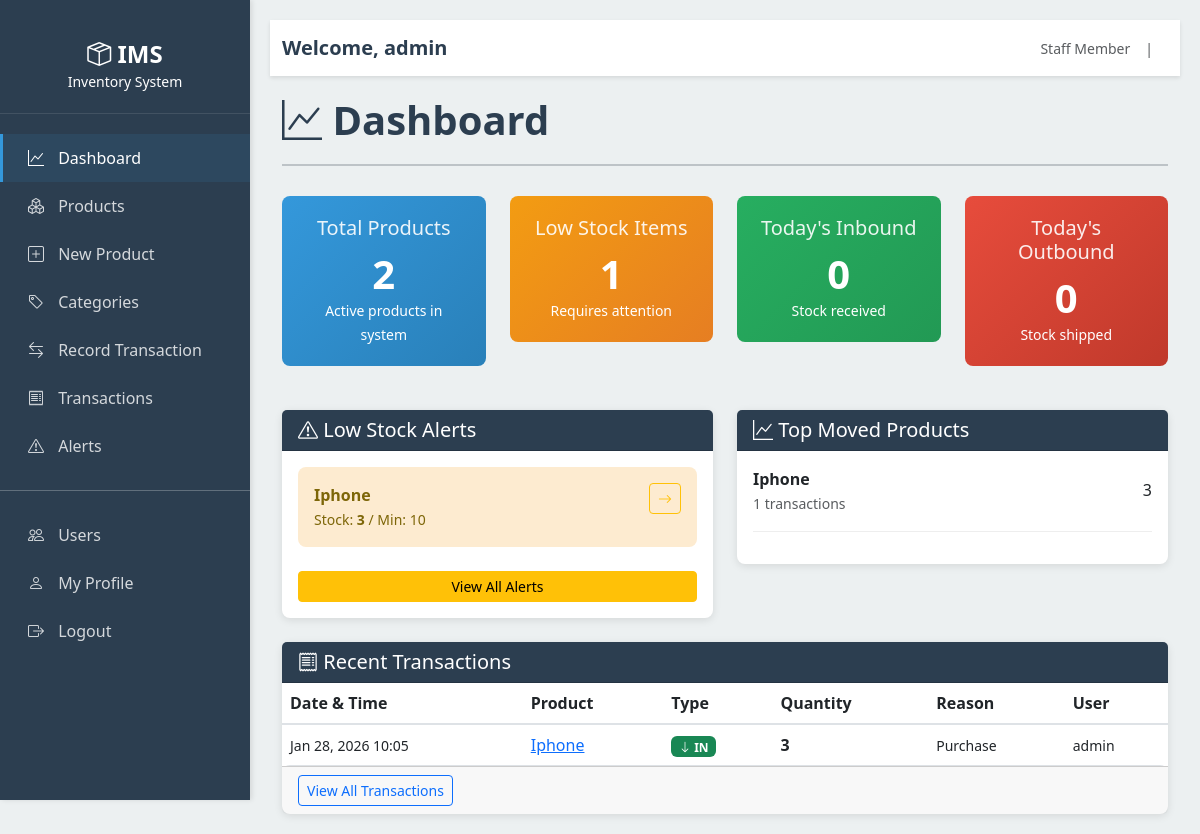
The app's page / (signed in) with its own data.
### accounts/models.py (models this page shows, shortened)
class UserProfile(models.Model):
    ROLE_CHOICES = [
        ('admin', 'Administrator'),
        ('staff', 'Staff Member'),
        ('viewer', 'Viewer Only'),
    ]
    user = models.OneToOneField(User, on_delete=models.CASCADE, related_name='profile')
    role = models.CharField(max_length=20, choices=ROLE_CHOICES, default='staff')
    department = models.CharField(max_length=100, blank=True, null=True)
    phone = models.CharField(max_length=20, blank=True, null=True)
    is_active = models.BooleanField(default=True)
    created_at = models.DateTimeField(auto_now_add=True)
    updated_at = models.DateTimeField(auto_now=True)
    class Meta:
        ordering = ['user__first_name']

### inventory/models.py (models this page shows, shortened)
class LowStockAlert(models.Model):
    STATUS_CHOICES = [
        ('active', 'Active'),
        ('resolved', 'Resolved'),
        ('ignored', 'Ignored'),
    ]
    product = models.ForeignKey(Product, on_delete=models.CASCADE, related_name='alerts')
    current_stock = models.PositiveIntegerField()
    minimum_stock = models.PositiveIntegerField()
    status = models.CharField(max_length=20, choices=STATUS_CHOICES, default='active')
    created_at = models.DateTimeField(auto_now_add=True)
    resolved_at = models.DateTimeField(null=True, blank=True)
    resolved_by = models.ForeignKey(User, on_delete=models.SET_NULL, null=True, blank=True, related_name='resolved_alerts')
    class Meta:
        ordering = ['-created_at']

class Product(models.Model):
    UNIT_CHOICES = [
        ('pcs', 'Pieces'),
        ('kg', 'Kilogram'),
        ('liter', 'Liter'),
        ('meter', 'Meter'),
        ('box', 'Box'),
        ('pack', 'Pack'),
    ]
    sku = models.CharField(max_length=50, unique=True, verbose_name="SKU/Code")
    name = models.CharField(max_length=200)
    description = models.TextField(blank=True, null=True)
    category = models.ForeignKey(Category, on_delete=models.SET_NULL, null=True, blank=True)
    unit = models.CharField(max_length=20, choices=UNIT_CHOICES, default='pcs')
    minimum_stock = models.IntegerField(default=10, help_text="Alert when stock falls below this")
    reorder_quantity = models.IntegerField(default=50, help_text="Suggested quantity to reorder")
    price = models.DecimalField(max_digits=10, decimal_places=2, default=0)
    image = models.ImageField(upload_to='products/', blank=True, null=True)
    is_active = models.BooleanField(default=True)
    created_by = models.ForeignKey(User, on_delete=models.SET_NULL, null=True, related_name='created_products')
    created_at = models.DateTimeField(auto_now_add=True)
    updated_at = models.DateTimeField(auto_now=True)
    class Meta:
        ordering = ['name']
        indexes = [
            models.Index(fields=['sku']),
            models.Index(fields=['category']),
            models.Index(fields=['is_active']),
        ]

class StockTransaction(models.Model):
    TRANSACTION_TYPE_CHOICES = [
        ('IN', 'Stock In'),
        ('OUT', 'Stock Out'),
    ]
    TRANSACTION_REASON_CHOICES = [
        ('purchase', 'Purchase'),
        ('return', 'Customer Return'),
        ('adjustment', 'Stock Adjustment'),
        ('donation', 'Donation'),
        ('transfer_in', 'Transfer In'),
        ('sale', 'Sale'),
        ('damage', 'Damage'),
        ('loss', 'Loss/Missing'),
        ('usage', 'Usage/Consumption'),
        ('transfer_out', 'Transfer Out'),
        ('return_vendor', 'Vendor Return'),
    ]
    product = models.ForeignKey(Product, on_delete=models.CASCADE, related_name='transactions')
    transaction_type = models.CharField(max_length=10, choices=TRANSACTION_TYPE_CHOICES)
    quantity = models.PositiveIntegerField()
    reason = models.CharField(max_length=50, choices=TRANSACTION_REASON_CHOICES)
    reference_no = models.CharField(max_length=100, blank=True, null=True, help_text="Invoice/PO number")
    notes = models.TextField(blank=True, null=True)
    created_by = models.ForeignKey(User, on_delete=models.SET_NULL, null=True, related_name='stock_transactions')
    created_at = models.DateTimeField(auto_now_add=True)
    class Meta:
        ordering = ['-created_at']
        indexes = [
            models.Index(fields=['product', 'created_at']),
            models.Index(fields=['transaction_type']),
            models.Index(fields=['created_at']),
        ]

### inventory/views.py (the view)
# urls.py: path('', views.dashboard, name='dashboard'),
@login_required
@require_http_methods(["GET"])
def dashboard(request):
    total_products = Product.objects.filter(is_active=True).count()
    low_stock_products = Product.objects.filter(
        is_active=True
    ).filter(
        Q(transactions__transaction_type='IN') | Q(transactions__transaction_type='OUT')
    ).annotate(
        stock=Sum(
            F('transactions__quantity') *
            (1 if F('transactions__transaction_type') == 'IN' else -1),
            output_field=models.IntegerField()
        )
    ).filter(stock__lt=F('minimum_stock')).count()
    today = timezone.now().date()
    today_stock_in = StockTransaction.objects.filter(
        transaction_type='IN',
        created_at__date=today
    ).aggregate(total=Sum('quantity'))['total'] or 0
    today_stock_out = StockTransaction.objects.filter(
        transaction_type='OUT',
        created_at__date=today
    ).aggregate(total=Sum('quantity'))['total'] or 0
    low_stock_alerts = LowStockAlert.objects.filter(
        status='active'
    ).select_related('product')[:5]
    recent_transactions = StockTransaction.objects.select_related(
        'product', 'created_by'
    ).order_by('-created_at')[:10]
    top_products = StockTransaction.objects.values('product__name', 'product__sku').annotate(
        total_quantity=Sum('quantity'),
        total_transactions=Count('id')
    ).order_by('-total_quantity')[:5]
    context = {
        'page_title': 'Dashboard',
        'total_products': total_products,
        'low_stock_count': low_stock_products,
        'today_stock_in': today_stock_in,
        'today_stock_out': today_stock_out,
        'low_stock_alerts': low_stock_alerts,
        'recent_transactions': recent_transactions,
        'top_products': top_products,
    }
    return render(request, 'inventory/dashboard.html', context)

### templates/inventory/dashboard.html (shortened to what this page needs)
{% extends 'base.html' %}
{% load humanize %}
{% block content %}
<div class="page-header">
    <h1><i class="bi bi-graph-up"></i> Dashboard</h1>
</div>
<div class="row mb-4">
    <div class="col-md-3">
        <div class="stat-card">
            <h5>Total Products</h5>
            <h2>{{ total_products }}</h2>
            <small>Active products in system</small>
        </div>
    </div>
    <div class="col-md-3">
        <div class="stat-card low-stock">
            <h5>Low Stock Items</h5>
            <h2>{{ low_stock_count }}</h2>
            <small>Requires attention</small>
        </div>
    </div>
    <div class="col-md-3">
        <div class="stat-card success">
            <h5>Today's Inbound</h5>
            <h2>{{ today_stock_in }}</h2>
            <small>Stock received</small>
        </div>
    </div>
    <div class="col-md-3">
        <div class="stat-card danger">
            <h5>Today's Outbound</h5>
            <h2>{{ today_stock_out }}</h2>
            <small>Stock shipped</small>
        </div>
    </div>
</div>
<div class="row">
    <div class="col-md-6">
        <div class="card">
            <div class="card-header">
                <h5 class="mb-0"><i class="bi bi-exclamation-triangle"></i> Low Stock Alerts</h5>
            </div>
            <div class="card-body">
                {% if low_stock_alerts %}
                    <div style="max-height: 400px; overflow-y: auto;">
                        {% for alert in low_stock_alerts %}
                        <div class="alert alert-warning mb-2" role="alert">
                            <div class="d-flex justify-content-between align-items-start">
                                <div>
                                    <strong>{{ alert.product.name }}</strong>
                                    <br>
                                    <small>Stock: <strong>{{ alert.current_stock }}</strong> / Min: {{ alert.minimum_stock }}</small>
                                </div>
                                <a href="{% url 'product_detail' alert.product.id %}" class="btn btn-sm btn-outline-warning">
                                    <i class="bi bi-arrow-right"></i>
                                </a>
                            </div>
                        </div>
                        {% endfor %}
                    </div>
                    <a href="{% url 'low_stock_alerts' %}" class="btn btn-sm btn-warning mt-3" style="width: 100%;">
                        View All Alerts
                    </a>
                {% else %}
                    <p class="text-muted text-center py-4">
                        <i class="bi bi-check-circle"></i><br>
                        No low stock alerts
                    </p>
                {% endif %}
            </div>
        </div>
    </div>
    <div class="col-md-6">
        <div class="card">
            <div class="card-header">
                <h5 class="mb-0"><i class="bi bi-graph-up"></i> Top Moved Products</h5>
            </div>
            <div class="card-body">
                {% if top_products %}
                    <div style="max-height: 400px; overflow-y: auto;">
                        {% for product in top_products %}
                        <div class="d-flex justify-content-between align-items-center mb-3 pb-3" style="border-bottom: 1px solid #eee;">
                            <div>
                                <strong>{{ product.product__name }}</strong>
                                <br>
                                <small class="text-muted">{{ product.total_transactions }} transactions</small>
                            </div>
                            <div class="text-end">
                                <h6 class="mb-0">{{ product.total_quantity }}</h6>
                            </div>
                        </div>
                        {% endfor %}
                    </div>
                {% else %}
                    <p class="text-muted text-center py-4">
                        No transactions yet
                    </p>
                {% endif %}
            </div>
        </div>
    </div>
</div>
<div class="row mt-4">
    <div class="col-12">
        <div class="card">
            <div class="card-header">
                <h5 class="mb-0"><i class="bi bi-receipt"></i> Recent Transactions</h5>
            </div>
            <div class="table-responsive">
                <table class="table table-hover mb-0">
                    <thead>
                        <tr>
                            <th>Date & Time</th>
                            <th>Product</th>
                            <th>Type</th>
                            <th>Quantity</th>
                            <th>Reason</th>
                            <th>User</th>
                        </tr>
                    </thead>
                    <tbody>
                        {% for transaction in recent_transactions %}
                        <tr>
                            <td>
                                <small>{{ transaction.created_at|date:"M d, Y H:i" }}</small>
                            </td>
                            <td>
                                <a href="{% url 'product_detail' transaction.product.id %}">
                                    {{ transaction.product.name }}
                                </a>
                            </td>
                            <td>
                                {% if transaction.transaction_type == 'IN' %}
                                    <span class="badge bg-success"><i class="bi bi-arrow-down"></i> IN</span>
                                {% else %}
                                    <span class="badge bg-danger"><i class="bi bi-arrow-up"></i> OUT</span>
                                {% endif %}
                            </td>
                            <td><strong>{{ transaction.quantity }}</strong></td>
                            <td><small>{{ transaction.get_reason_display }}</small></td>
                            <td><small>{{ transaction.created_by.get_full_name|default:transaction.created_by.username }}</small></td>
                        </tr>
                        {% empty %}
                        <tr>
                            <td colspan="6" class="text-center text-muted py-4">No transactions yet</td>
                        </tr>
                        {% endfor %}
                    </tbody>
                </table>
            </div>
            <div class="card-footer">
                <a href="{% url 'transactions_list' %}" class="btn btn-sm btn-outline-primary">
                    View All Transactions
                </a>
            </div>
        </div>
    </div>
</div>
{% endblock %}

### templates/base.html (shortened to what this page needs)
<!DOCTYPE html>
<html lang="en">
<head>
    <link href="https://cdn.jsdelivr.net/npm/bootstrap@5.3.0/dist/css/bootstrap.min.css" rel="stylesheet">
    <link rel="stylesheet" href="https://cdn.jsdelivr.net/npm/bootstrap-icons@1.11.0/font/bootstrap-icons.css">
</head>
<body>
    <div class="sidebar">
        <div class="logo">
            <h4><i class="bi bi-box-seam"></i> IMS</h4>
            <small>Inventory System</small>
        </div>
        <nav class="nav flex-column">
            <a class="nav-link {% if request.resolver_match.url_name == 'dashboard' %}active{% endif %}" href="{% url 'dashboard' %}">
                <i class="bi bi-graph-up"></i> Dashboard
            </a>
            {% if user.profile.role == 'admin' or user.is_staff %}
            <a class="nav-link {% if request.resolver_match.url_name == 'products_list' %}active{% endif %}" href="{% url 'products_list' %}">
                <i class="bi bi-boxes"></i> Products
            </a>
            <a class="nav-link {% if request.resolver_match.url_name == 'create_product' %}active{% endif %}" href="{% url 'create_product' %}">
                <i class="bi bi-plus-square"></i> New Product
            </a>
            <a class="nav-link {% if request.resolver_match.url_name == 'categories' %}active{% endif %}" href="{% url 'categories' %}">
                <i class="bi bi-tag"></i> Categories
            </a>
            {% endif %}
            {% if user.profile.role in 'admin,staff' or user.is_staff %}
            <a class="nav-link {% if request.resolver_match.url_name == 'stock_transaction' %}active{% endif %}" href="{% url 'stock_transaction' %}">
                <i class="bi bi-arrow-left-right"></i> Record Transaction
            </a>
            <a class="nav-link {% if request.resolver_match.url_name == 'transactions_list' %}active{% endif %}" href="{% url 'transactions_list' %}">
                <i class="bi bi-receipt"></i> Transactions
            </a>
            {% endif %}
            <a class="nav-link {% if request.resolver_match.url_name == 'low_stock_alerts' %}active{% endif %}" href="{% url 'low_stock_alerts' %}">
                <i class="bi bi-exclamation-triangle"></i> Alerts
            </a>
            <hr style="background-color: rgba(255,255,255,0.1); margin: 20px 0;">
            {% if user.profile.role == 'admin' or user.is_staff %}
            <a class="nav-link" href="{% url 'user_management' %}">
                <i class="bi bi-people"></i> Users
            </a>
            {% endif %}
            <a class="nav-link" href="{% url 'profile' %}">
                <i class="bi bi-person"></i> My Profile
            </a>
            <a class="nav-link" href="{% url 'logout' %}">
                <i class="bi bi-box-arrow-right"></i> Logout
            </a>
        </nav>
    </div>
    <div class="main-content">
        <nav class="navbar navbar-expand-lg navbar-light navbar-top">
            <div class="container-fluid">
                <span class="navbar-brand">Welcome, <strong>{{ user.first_name|default:user.username }}</strong></span>
                <div class="user-menu">
                    <small class="text-muted">{{ user.profile.get_role_display }}</small>
                    <small class="text-muted">|</small>
                </div>
            </div>
        </nav>
        <div class="container-fluid">
            {% block content %}{% endblock %}
        </div>
    </div>
</body>
</html>

### records on screen
LowStockAlert: product.name "Iphone", current_stock "3", minimum_stock "10"
Product: product__name "Iphone", total_transactions "1", total_quantity "3"
StockTransaction: transaction_type "IN" (drawn)

### other values on screen
{{ user.first_name|default:user.username }} "admin"
{{ user.profile.get_role_display }} "Staff Member"
{{ total_products }} "2"
{{ low_stock_count }} "1"
{{ today_stock_in }} "0"
{{ today_stock_out }} "0"
